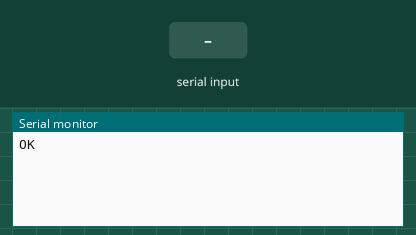
A sketch run on a simulated Arduino Uno, built with avr-gcc and run on an emulated ATmega328P. Shown: the last lines printed to the serial monitor. The inputs (shaded band) are chosen by the test bench. The modem accepts every AT command (registered, SIM ready, sends succeed) and sends nothing else.

Above: at 2.9 s.
3.0 s: "1" received over the second serial link
At 4.9 s:
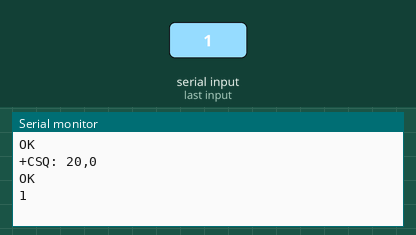
5.5 s: "0" received over the second serial link
At 7.4 s:
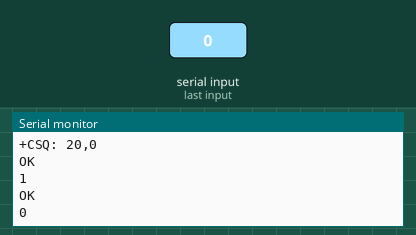

The sketch:

GSMinitialization.ino
```cpp
#include <SoftwareSerial.h>
SoftwareSerial mySerial(3, 2);  // TX, RX
void updateSerial()
{
  delay(2000);
  while (Serial.available()) {
    mySerial.write(Serial.read());//Forward what Serial received to Software Serial Port
  }
  while(mySerial.available()) {
    Serial.write(mySerial.read());//Forward what Software Serial received to Serial Port
  }

}

void setup()
{
  Serial.begin(9600);
  mySerial.begin(9600);
}

void loop()
{
  mySerial.println("AT");          //Once the handshake test is successful, it will back to OK
  updateSerial();

  mySerial.println("AT+CSQ");      //Signal quality test, value range is 0-31, 31 is the best
  updateSerial();

  mySerial.println("AT+CCID");    //Read SIM information to confirm whether the SIM is plugged
  updateSerial();

  mySerial.println("AT+CREG?");    //Check whether it has registered in the network
  updateSerial();

  mySerial.println("AT+SNFS=0");  //Adjust to earphone mode(AT+SNFS=1 is microphone mode)
  updateSerial();

  mySerial.println("AT+CRSL=2");  //Adjust volume, volume range is 0-15, maximum:15
  updateSerial();

  while(1)
  {
    if(mySerial.available())
    {
      Serial.write(mySerial.read());   //Forward what Software Serial received to Serial Port
    if(Serial.available())
    {
      mySerial.write(Serial.read());  //Forward what Serial received to Software Serial Port
    }
  }
}
}
```

Measured:
- after the input at 3.0 s, the serial monitor: prints a new line after 1.0 s (image 1)
- after the input at 5.5 s, the serial monitor: prints a new line after 0.53 s (image 2)
